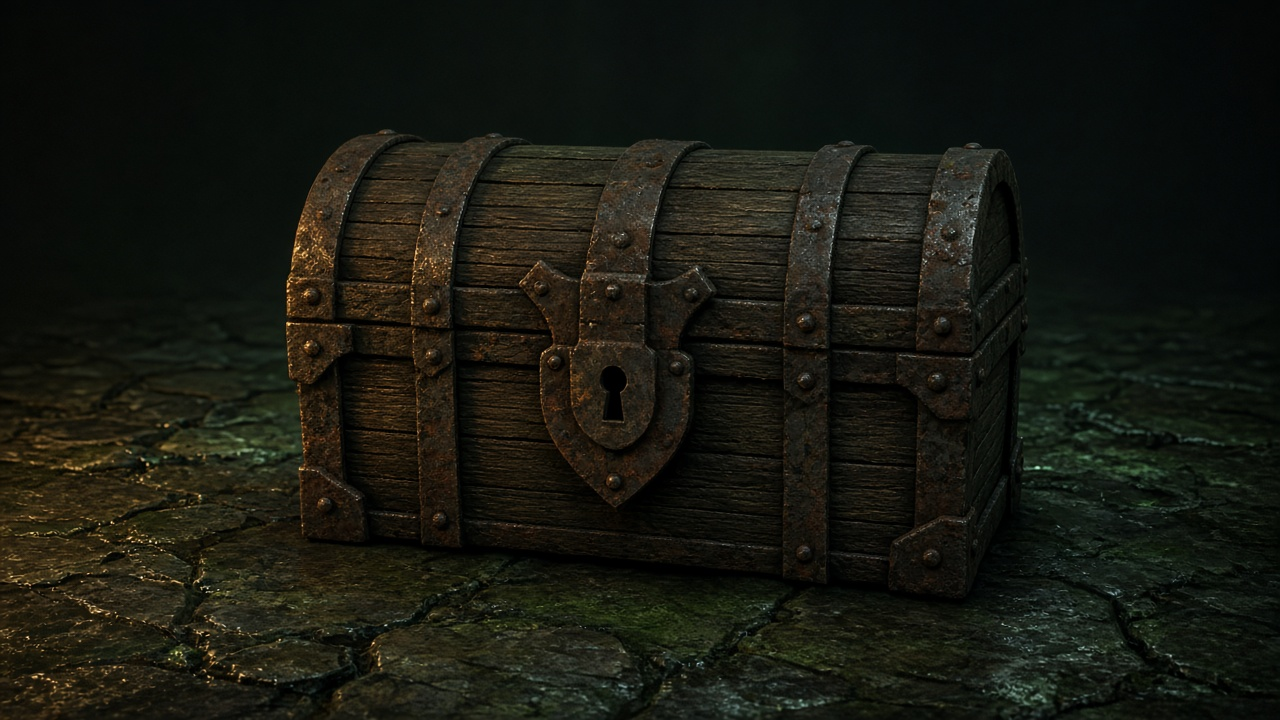
#> input picture art/src/chest_closed_src.jpg, 1280 x 720 px, given in place of wall_front_near.png, which was not available
$ python build_chest_from_source.py
#> lines starting #> are read from the running program, lines starting #| are printed output that depends on the picture; after the words box and inside, x2 and y2 are one past the last pixel; in counts of white or black regions, pixels touching at a corner belong together; pictures that were not available may be replaced by others from this repository, and a replacement may not be noted
# Chest (closed + open, near/mid/far) from the painted sources art/src/chest_{closed,open}_src.jpg,
# same pipeline as build_rubble_from_source.py: cut the chest out along a hand-traced outline
# (floor + background -> transparent) -> ONE BOX scale-down per size from the source -> quantize
# to that distance's dungeon_v2/wall_front colours (+ up to 2 brighter ramp steps for lit edges),
# no dither -> 1px dark silhouette outline + lit top edges. Brightness ~0.92 of wall_front.
# Closed and open share one scale and one base box: centred body, base on the bottom row, closed
# chest about as tall as the old one. Ramp also has 4 warm shades (forge orange #e08a3c darkened)
# for wood/rust. Far = finished mid frames area-downscaled to 30x24 (base on the bottom row), snapped to the far
# ramp (wall + 8 warm shades), outline restored, isolated pixels merged; 0.95-1.05 of wall.
# python3 scripts/build_chest_from_source.py
import os
os.chdir(os.path.join(os.path.dirname(os.path.abspath(__file__)),'..'))
from PIL import Image, ImageDraw
import numpy as np
D='public/art/dungeon/'; W='public/art/dungeon_v2/'
# outlines in 640x360 view coords of the 1280x720 sources (x2 when used)
POLY={'closed':[(148,92),(158,68),(200,66),(470,68),(495,74),(508,90),(513,130),(512,258),(500,280),(450,298),(440,298),(150,278),(145,270)],
      'open':[(172,38),(180,30),(490,30),(505,38),(513,60),(512,150),(502,170),(500,275),(450,302),(148,285),(142,275),(142,182),(160,172),(190,165),(185,60)]}
# per distance: frame size, closed-chest height (about the old chest's height); centred, base on bottom row
FOOT={'near':((80,60),40),'mid':((50,40),27),'far':((30,25),16)}
MARGIN=2
# warm wood/rust shades: the game's forge-orange accent #e08a3c (inventory-ui.ts) darkened
FORGE=np.array([0xe0,0x8a,0x3c]); WARM_K=(0.10,0.17,0.26,0.38)
BODY_X={'closed':(145,513),'open':(142,513)}   # body left/right in view coords -> same width in both
TARGET=0.92
IRON_SAT,IRON_L=0.55,110
def cut(n):
    src=Image.open(f'art/src/chest_{n}_src.jpg').convert('RGB'); S=4
    m=Image.new('L',(1280*S,720*S),0); ImageDraw.Draw(m).polygon([(x*2*S,y*2*S) for x,y in POLY[n]],fill=255)
    m=m.resize((1280,720),Image.BOX)
    xs=[p[0]*2 for p in POLY[n]]; ys=[p[1]*2 for p in POLY[n]]
    bb=(min(xs),min(ys),max(xs),max(ys))
    return src.crop(bb),m.crop(bb),bb
# [10 lines left out: function despeckle, not called in this run]
def ramp(dist,warm_scale=None):
#> called with dist = 'near'
    wall=np.array(Image.open(W+f'wall_front_{dist}.png').convert('RGB')).astype(int)
    P=np.unique(wall.reshape(-1,3),axis=0); P=P[np.argsort(P.sum(1))]
    top=P[-1].astype(float); ext=[np.clip(np.round(top*(1+0.12*k)),0,255).astype(int) for k in (1,2)]
#> after `top = P[-1].astype(float)`: top = [255, 251, 225]
#> after `ext = [np.clip(np.round(top * (1 + 0.12 * k)), 0, 255).astype(int) for`: ext = [[255, 255, 252], [255, 255, 255]]
    sc=wall.mean()/26.2 if warm_scale is None else (wall.mean()/26.2,warm_scale)   # far: distance-darkened + near-strength shades   # warm shades follow the distance's darkening like the wall does
#> sc = 0.825
    scs=sc if isinstance(sc,tuple) else (sc,)
#> scs = (0.825,)
    warm=[np.round(FORGE*k*c).astype(int) for c in scs for k in WARM_K]
#> warm = [[18, 11, 5], [31, 19, 8], [48, 30, 13], [70, 43, 19]]
    R=np.vstack([P]+[e[None] for e in ext]+[w[None] for w in warm]); R=R[np.argsort(R.sum(1),kind='stable')]
    return wall,R,max(1,len(P)//8)
for dist,((fw,fh),H) in [(k,v) for k,v in FOOT.items() if k!='far']:
    wall,RAMP,step=ramp(dist,1.0 if dist=='far' else None)   # far: near-strength warm shades so it doesn't sink to black
#> step = 3489
    TGT=1.0 if dist=='far' else TARGET
    for n in ('closed','open'):
        crop,mask,bb=cut(n)
#> in cut, src is the input picture: PIL image 1280x720 RGB; mean R, G, B 23.6, 24.7, 16.6
#> in cut, `m = Image.new('L', (1280 * S, 720 * S), 0)`: m: PIL image 5120x2880 L; every value is 0
#> in cut, `ImageDraw.Draw(m).polygon([(x * 2 * S, y * 2 * S) for x, y in POLY[n]]`:
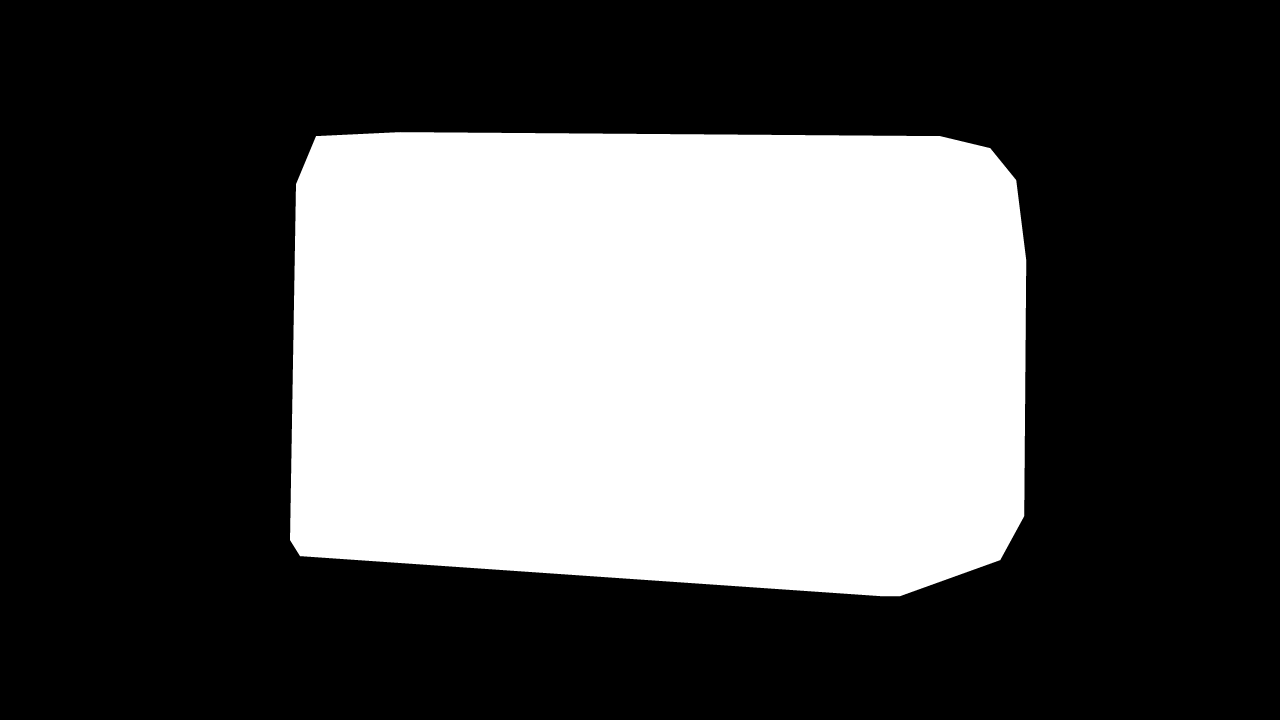
#> m: PIL image 5120x2880 L (shown at 1/4 size); 34.8% white; 1 white region, box (x1, y1, x2, y2) and area: (1160, 528, 4105, 2385) 5128465
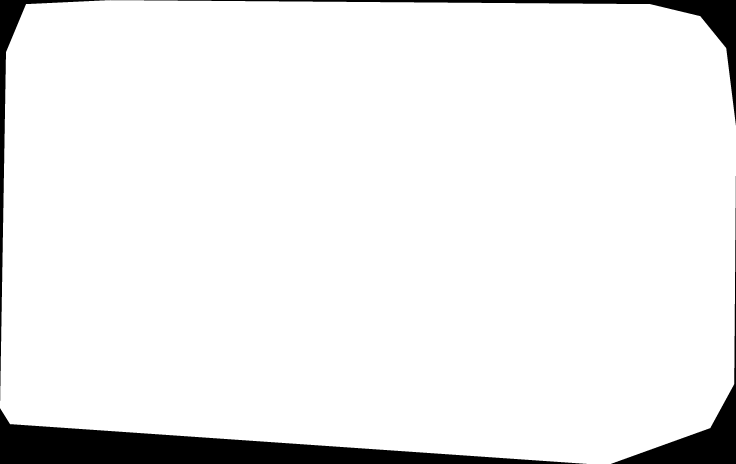
#> mask: PIL image 736x464 L; min 0, max 255, mean 239.3
#> bb = (290, 132, 1026, 596)
        bx0,bx1=BODY_X[n][0]*2-bb[0],BODY_X[n][1]*2-bb[0]
#> bx0 = 0; bx1 = 736
        cb=cut('closed')[2]; s=H/(cb[3]-cb[1])                    # same scale for closed and open
#> after `cb = cut('closed')[2]`: cb = (290, 132, 1026, 596)
#> after `s = H / (cb[3] - cb[1])`: s = 0.0862
        assert (bx1-bx0)*s<=fw-2*MARGIN
        w=round(crop.width*s); h=round(crop.height*s)
#> after `w = round(crop.width * s)`: w = 63
#> after `h = round(crop.height * s)`: h = 40
        rgb=np.array(crop).astype(float)*np.array(mask)[...,None]/255
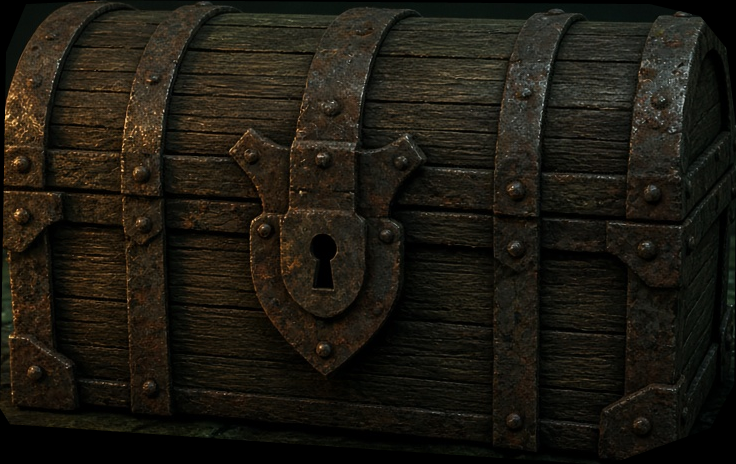
#> rgb: shape (464, 736, 3) float64; mean R, G, B 29.6, 26.1, 17.6
        sm=np.array(Image.fromarray(rgb.astype(np.uint8)).resize((w,h),Image.BOX)).astype(float)   # the only resample
        a=np.array(mask.resize((w,h),Image.BOX)).astype(float)/255
        col=np.where(a[...,None]>0.01,sm/np.maximum(a[...,None],0.01),0)
        op=a>=0.5
#> op: shape (40, 63) bool; 94.7% white; 4 black regions (2 under 20 px), largest, box (x1, y1, x2, y2) and area: (0, 36, 43, 40) 87, (54, 34, 63, 40) 24
        ox=round((fw-(bx1-bx0)*s)/2-bx0*s); oy=fh-h
#> after `ox = round((fw - (bx1 - bx0) * s) / 2 - bx0 * s)`: ox = 8
#> after `oy = fh - h`: oy = 20
        WARM=[i for i in range(len(RAMP)) if RAMP[i][0]-RAMP[i][2]>8 and RAMP[i][0]>RAMP[i][1]+2]; GREY=[i for i in range(len(RAMP)) if i not in WARM]
#> after `WARM = [i for i in range(len(RAMP)) if RAMP[i][0] - RAMP[i][2] > 8 and`: WARM = 15026 values from 95 to 27918
#> after `GREY = [i for i in range(len(RAMP)) if i not in WARM]`: GREY = 12895 values from 0 to 27920
        WL=RAMP[WARM].sum(1)
#> WL = 15026 values from 9 to 731
        # wood vs iron from the source: rusty iron is the saturated orange-brown, wood the greyer brown
        sat=(col[...,0]-col[...,2])/np.maximum(col[...,0],1); iron=op&(sat>IRON_SAT)&(col.sum(2)>IRON_L)
#> after `sat = (col[..., 0] - col[..., 2]) / np.maximum(col[..., 0], 1)`:
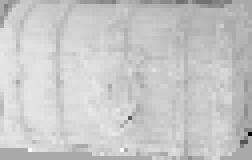
#> sat: shape (40, 63) float64 (shown 4 times larger); min -2, max 1, mean 0.354; drawn with min black and max white
#> after `iron = op & (sat > IRON_SAT) & (col.sum(2) > IRON_L)`:
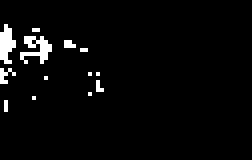
#> iron: shape (40, 63) bool (shown 4 times larger); 3.3% white in thin lines or dots, all inside (x1, y1, x2, y2) = (0, 6, 26, 28)
        def q(img):
            Lp=img.sum(2); I=np.zeros((h,w),int)
#> (the run stopped early here; a loop or call above may not have finished)
